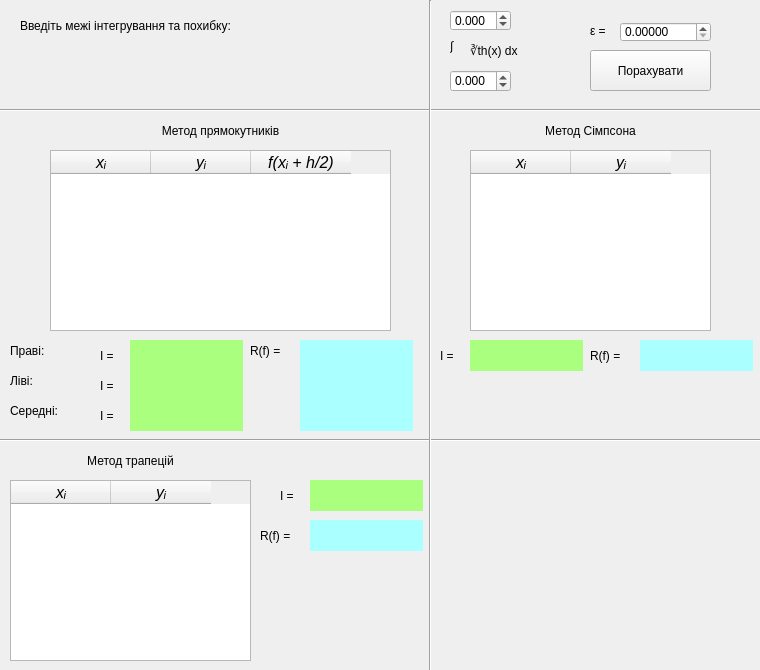
<?xml version="1.0" encoding="UTF-8"?>
<ui version="4.0">
 <class>MainWindow</class>
 <widget class="QMainWindow" name="MainWindow">
  <property name="geometry">
   <rect>
    <x>0</x>
    <y>0</y>
    <width>760</width>
    <height>670</height>
   </rect>
  </property>
  <property name="minimumSize">
   <size>
    <width>760</width>
    <height>670</height>
   </size>
  </property>
  <property name="maximumSize">
   <size>
    <width>760</width>
    <height>670</height>
   </size>
  </property>
  <property name="windowTitle">
   <string>Інтегрування</string>
  </property>
  <widget class="QWidget" name="centralwidget">
   <widget class="QLabel" name="label">
    <property name="geometry">
     <rect>
      <x>470</x>
      <y>30</y>
      <width>101</width>
      <height>41</height>
     </rect>
    </property>
    <property name="styleSheet">
     <string notr="true">
font: italic 20pt &quot;Segoe UI Light&quot;;</string>
    </property>
    <property name="text">
     <string>∛th(x) dx</string>
    </property>
   </widget>
   <widget class="QLabel" name="label_2">
    <property name="geometry">
     <rect>
      <x>450</x>
      <y>20</y>
      <width>21</width>
      <height>51</height>
     </rect>
    </property>
    <property name="styleSheet">
     <string notr="true">font: 25 italic 26pt &quot;Segoe UI Light&quot;;</string>
    </property>
    <property name="text">
     <string>∫</string>
    </property>
   </widget>
   <widget class="QDoubleSpinBox" name="b">
    <property name="geometry">
     <rect>
      <x>450</x>
      <y>10</y>
      <width>61</width>
      <height>21</height>
     </rect>
    </property>
    <property name="styleSheet">
     <string notr="true">font: 25 12pt &quot;Segoe UI Light&quot;;</string>
    </property>
    <property name="decimals">
     <number>3</number>
    </property>
    <property name="minimum">
     <double>-20.000000000000000</double>
    </property>
    <property name="maximum">
     <double>20.989999999999998</double>
    </property>
    <property name="singleStep">
     <double>0.500000000000000</double>
    </property>
   </widget>
   <widget class="QDoubleSpinBox" name="a">
    <property name="geometry">
     <rect>
      <x>450</x>
      <y>70</y>
      <width>61</width>
      <height>22</height>
     </rect>
    </property>
    <property name="styleSheet">
     <string notr="true">font: 25 12pt &quot;Segoe UI Light&quot;;</string>
    </property>
    <property name="decimals">
     <number>3</number>
    </property>
    <property name="minimum">
     <double>-20.000000000000000</double>
    </property>
    <property name="maximum">
     <double>20.989999999999998</double>
    </property>
   </widget>
   <widget class="QLabel" name="label_3">
    <property name="geometry">
     <rect>
      <x>50</x>
      <y>110</y>
      <width>341</width>
      <height>41</height>
     </rect>
    </property>
    <property name="styleSheet">
     <string notr="true">font: italic 16pt &quot;Segoe UI&quot;;</string>
    </property>
    <property name="text">
     <string>Метод прямокутників</string>
    </property>
    <property name="alignment">
     <set>Qt::AlignCenter</set>
    </property>
   </widget>
   <widget class="QLabel" name="label_4">
    <property name="geometry">
     <rect>
      <x>10</x>
      <y>440</y>
      <width>241</width>
      <height>41</height>
     </rect>
    </property>
    <property name="styleSheet">
     <string notr="true">font: italic 16pt &quot;Segoe UI&quot;;</string>
    </property>
    <property name="text">
     <string>Метод трапецій</string>
    </property>
    <property name="alignment">
     <set>Qt::AlignCenter</set>
    </property>
   </widget>
   <widget class="QLabel" name="label_5">
    <property name="geometry">
     <rect>
      <x>470</x>
      <y>110</y>
      <width>241</width>
      <height>41</height>
     </rect>
    </property>
    <property name="styleSheet">
     <string notr="true">font: italic 16pt &quot;Segoe UI&quot;;</string>
    </property>
    <property name="text">
     <string>Метод Сімпсона</string>
    </property>
    <property name="alignment">
     <set>Qt::AlignCenter</set>
    </property>
   </widget>
   <widget class="QDoubleSpinBox" name="eps">
    <property name="geometry">
     <rect>
      <x>620</x>
      <y>22</y>
      <width>91</width>
      <height>20</height>
     </rect>
    </property>
    <property name="styleSheet">
     <string notr="true">font: 25 12pt &quot;Segoe UI Light&quot;;</string>
    </property>
    <property name="decimals">
     <number>5</number>
    </property>
    <property name="maximum">
     <double>0.990000000000000</double>
    </property>
   </widget>
   <widget class="QLabel" name="label_6">
    <property name="geometry">
     <rect>
      <x>590</x>
      <y>20</y>
      <width>31</width>
      <height>21</height>
     </rect>
    </property>
    <property name="styleSheet">
     <string notr="true">font: italic 16pt &quot;Segoe UI Light&quot;;</string>
    </property>
    <property name="text">
     <string>ε =</string>
    </property>
   </widget>
   <widget class="QTableWidget" name="tableRiemann">
    <property name="geometry">
     <rect>
      <x>50</x>
      <y>150</y>
      <width>341</width>
      <height>181</height>
     </rect>
    </property>
    <property name="styleSheet">
     <string notr="true">font: 12pt &quot;Segoe UI&quot;;</string>
    </property>
    <property name="horizontalScrollBarPolicy">
     <enum>Qt::ScrollBarAlwaysOff</enum>
    </property>
    <property name="editTriggers">
     <set>QAbstractItemView::NoEditTriggers</set>
    </property>
    <column>
     <property name="text">
      <string>xᵢ</string>
     </property>
     <property name="font">
      <font>
       <family>Segoe UI</family>
       <pointsize>12</pointsize>
       <italic>true</italic>
      </font>
     </property>
    </column>
    <column>
     <property name="text">
      <string>yᵢ</string>
     </property>
     <property name="font">
      <font>
       <pointsize>12</pointsize>
       <italic>true</italic>
      </font>
     </property>
    </column>
    <column>
     <property name="text">
      <string>f(xᵢ + h/2)</string>
     </property>
     <property name="font">
      <font>
       <pointsize>12</pointsize>
       <italic>true</italic>
      </font>
     </property>
    </column>
   </widget>
   <widget class="QTableWidget" name="tableSimpson">
    <property name="geometry">
     <rect>
      <x>470</x>
      <y>150</y>
      <width>241</width>
      <height>181</height>
     </rect>
    </property>
    <property name="styleSheet">
     <string notr="true">font: 12pt &quot;Segoe UI&quot;;</string>
    </property>
    <property name="horizontalScrollBarPolicy">
     <enum>Qt::ScrollBarAlwaysOff</enum>
    </property>
    <property name="editTriggers">
     <set>QAbstractItemView::NoEditTriggers</set>
    </property>
    <column>
     <property name="text">
      <string>xᵢ</string>
     </property>
     <property name="font">
      <font>
       <family>Segoe UI</family>
       <pointsize>12</pointsize>
       <italic>true</italic>
      </font>
     </property>
    </column>
    <column>
     <property name="text">
      <string>yᵢ</string>
     </property>
     <property name="font">
      <font>
       <pointsize>12</pointsize>
       <italic>true</italic>
      </font>
     </property>
    </column>
   </widget>
   <widget class="QTableWidget" name="tableTrapezoidal">
    <property name="geometry">
     <rect>
      <x>10</x>
      <y>480</y>
      <width>241</width>
      <height>181</height>
     </rect>
    </property>
    <property name="styleSheet">
     <string notr="true">font: 12pt &quot;Segoe UI&quot;;</string>
    </property>
    <property name="horizontalScrollBarPolicy">
     <enum>Qt::ScrollBarAlwaysOff</enum>
    </property>
    <property name="editTriggers">
     <set>QAbstractItemView::NoEditTriggers</set>
    </property>
    <column>
     <property name="text">
      <string>xᵢ</string>
     </property>
     <property name="font">
      <font>
       <family>Segoe UI</family>
       <pointsize>12</pointsize>
       <italic>true</italic>
      </font>
     </property>
    </column>
    <column>
     <property name="text">
      <string>yᵢ</string>
     </property>
     <property name="font">
      <font>
       <pointsize>12</pointsize>
       <italic>true</italic>
      </font>
     </property>
    </column>
   </widget>
   <widget class="QPushButton" name="calculate">
    <property name="geometry">
     <rect>
      <x>590</x>
      <y>50</y>
      <width>121</width>
      <height>41</height>
     </rect>
    </property>
    <property name="styleSheet">
     <string notr="true">font: 16pt &quot;Segoe UI Light&quot;;</string>
    </property>
    <property name="text">
     <string>Порахувати</string>
    </property>
   </widget>
   <widget class="QLabel" name="label_7">
    <property name="geometry">
     <rect>
      <x>100</x>
      <y>340</y>
      <width>31</width>
      <height>31</height>
     </rect>
    </property>
    <property name="styleSheet">
     <string notr="true">font: 25 italic 14pt &quot;Segoe UI Light&quot;;</string>
    </property>
    <property name="text">
     <string>I = </string>
    </property>
   </widget>
   <widget class="QLabel" name="label_8">
    <property name="geometry">
     <rect>
      <x>100</x>
      <y>370</y>
      <width>31</width>
      <height>31</height>
     </rect>
    </property>
    <property name="styleSheet">
     <string notr="true">font: 25 italic 14pt &quot;Segoe UI Light&quot;;</string>
    </property>
    <property name="text">
     <string>I = </string>
    </property>
   </widget>
   <widget class="QLabel" name="label_9">
    <property name="geometry">
     <rect>
      <x>100</x>
      <y>400</y>
      <width>31</width>
      <height>31</height>
     </rect>
    </property>
    <property name="styleSheet">
     <string notr="true">font: 25 italic 14pt &quot;Segoe UI Light&quot;;</string>
    </property>
    <property name="text">
     <string>I = </string>
    </property>
   </widget>
   <widget class="QLabel" name="label_10">
    <property name="geometry">
     <rect>
      <x>10</x>
      <y>340</y>
      <width>51</width>
      <height>21</height>
     </rect>
    </property>
    <property name="styleSheet">
     <string notr="true">font: italic 14pt &quot;Segoe UI Light&quot;;</string>
    </property>
    <property name="text">
     <string>Праві:</string>
    </property>
   </widget>
   <widget class="QLabel" name="label_11">
    <property name="geometry">
     <rect>
      <x>10</x>
      <y>370</y>
      <width>51</width>
      <height>21</height>
     </rect>
    </property>
    <property name="styleSheet">
     <string notr="true">font: italic 14pt &quot;Segoe UI Light&quot;;</string>
    </property>
    <property name="text">
     <string>Ліві:</string>
    </property>
   </widget>
   <widget class="QLabel" name="label_12">
    <property name="geometry">
     <rect>
      <x>10</x>
      <y>400</y>
      <width>71</width>
      <height>21</height>
     </rect>
    </property>
    <property name="styleSheet">
     <string notr="true">font: italic 14pt &quot;Segoe UI Light&quot;;</string>
    </property>
    <property name="text">
     <string>Середні:</string>
    </property>
   </widget>
   <widget class="QLineEdit" name="integralRight">
    <property name="geometry">
     <rect>
      <x>130</x>
      <y>340</y>
      <width>113</width>
      <height>31</height>
     </rect>
    </property>
    <property name="styleSheet">
     <string notr="true">background-color: rgb(170, 255, 127);
font: 12pt &quot;Segoe UI&quot;;</string>
    </property>
    <property name="frame">
     <bool>false</bool>
    </property>
    <property name="readOnly">
     <bool>true</bool>
    </property>
   </widget>
   <widget class="QLineEdit" name="integralLeft">
    <property name="geometry">
     <rect>
      <x>130</x>
      <y>370</y>
      <width>113</width>
      <height>31</height>
     </rect>
    </property>
    <property name="styleSheet">
     <string notr="true">background-color: rgb(170, 255, 127);
font: 12pt &quot;Segoe UI&quot;;</string>
    </property>
    <property name="frame">
     <bool>false</bool>
    </property>
    <property name="readOnly">
     <bool>true</bool>
    </property>
   </widget>
   <widget class="QLineEdit" name="integralMidpoint">
    <property name="geometry">
     <rect>
      <x>130</x>
      <y>400</y>
      <width>113</width>
      <height>31</height>
     </rect>
    </property>
    <property name="styleSheet">
     <string notr="true">background-color: rgb(170, 255, 127);
font: 12pt &quot;Segoe UI&quot;;</string>
    </property>
    <property name="frame">
     <bool>false</bool>
    </property>
    <property name="readOnly">
     <bool>true</bool>
    </property>
   </widget>
   <widget class="QLineEdit" name="integralSimpson">
    <property name="geometry">
     <rect>
      <x>470</x>
      <y>340</y>
      <width>113</width>
      <height>31</height>
     </rect>
    </property>
    <property name="styleSheet">
     <string notr="true">background-color: rgb(170, 255, 127);
font: 12pt &quot;Segoe UI&quot;;</string>
    </property>
    <property name="frame">
     <bool>false</bool>
    </property>
    <property name="readOnly">
     <bool>true</bool>
    </property>
   </widget>
   <widget class="QLabel" name="label_13">
    <property name="geometry">
     <rect>
      <x>440</x>
      <y>340</y>
      <width>31</width>
      <height>31</height>
     </rect>
    </property>
    <property name="styleSheet">
     <string notr="true">font: 25 italic 14pt &quot;Segoe UI Light&quot;;</string>
    </property>
    <property name="text">
     <string>I = </string>
    </property>
   </widget>
   <widget class="Line" name="line_2">
    <property name="geometry">
     <rect>
      <x>-40</x>
      <y>90</y>
      <width>801</width>
      <height>41</height>
     </rect>
    </property>
    <property name="orientation">
     <enum>Qt::Horizontal</enum>
    </property>
   </widget>
   <widget class="QLabel" name="label_15">
    <property name="geometry">
     <rect>
      <x>250</x>
      <y>340</y>
      <width>51</width>
      <height>21</height>
     </rect>
    </property>
    <property name="styleSheet">
     <string notr="true">font: italic 14pt &quot;Segoe UI Light&quot;;</string>
    </property>
    <property name="text">
     <string>R(f) = </string>
    </property>
   </widget>
   <widget class="QLineEdit" name="errorRiemannRight">
    <property name="geometry">
     <rect>
      <x>300</x>
      <y>340</y>
      <width>113</width>
      <height>31</height>
     </rect>
    </property>
    <property name="styleSheet">
     <string notr="true">background-color: rgb(170, 255, 255);
font: 12pt &quot;Segoe UI&quot;;</string>
    </property>
    <property name="frame">
     <bool>false</bool>
    </property>
    <property name="readOnly">
     <bool>true</bool>
    </property>
   </widget>
   <widget class="QLabel" name="label_16">
    <property name="geometry">
     <rect>
      <x>590</x>
      <y>340</y>
      <width>51</width>
      <height>31</height>
     </rect>
    </property>
    <property name="styleSheet">
     <string notr="true">font: italic 14pt &quot;Segoe UI Light&quot;;</string>
    </property>
    <property name="text">
     <string>R(f) = </string>
    </property>
   </widget>
   <widget class="QLineEdit" name="errorSimpson">
    <property name="geometry">
     <rect>
      <x>640</x>
      <y>340</y>
      <width>113</width>
      <height>31</height>
     </rect>
    </property>
    <property name="styleSheet">
     <string notr="true">background-color: rgb(170, 255, 255);
font: 12pt &quot;Segoe UI&quot;;</string>
    </property>
    <property name="frame">
     <bool>false</bool>
    </property>
    <property name="readOnly">
     <bool>true</bool>
    </property>
   </widget>
   <widget class="QLabel" name="label_17">
    <property name="geometry">
     <rect>
      <x>260</x>
      <y>520</y>
      <width>51</width>
      <height>31</height>
     </rect>
    </property>
    <property name="styleSheet">
     <string notr="true">font: italic 14pt &quot;Segoe UI Light&quot;;</string>
    </property>
    <property name="text">
     <string>R(f) = </string>
    </property>
   </widget>
   <widget class="QLineEdit" name="errorTrapezoidal">
    <property name="geometry">
     <rect>
      <x>310</x>
      <y>520</y>
      <width>113</width>
      <height>31</height>
     </rect>
    </property>
    <property name="styleSheet">
     <string notr="true">background-color: rgb(170, 255, 255);
font: 12pt &quot;Segoe UI&quot;;</string>
    </property>
    <property name="frame">
     <bool>false</bool>
    </property>
    <property name="readOnly">
     <bool>true</bool>
    </property>
   </widget>
   <widget class="QLineEdit" name="integralTrapezoidal">
    <property name="geometry">
     <rect>
      <x>310</x>
      <y>480</y>
      <width>113</width>
      <height>31</height>
     </rect>
    </property>
    <property name="styleSheet">
     <string notr="true">background-color: rgb(170, 255, 127);
font: 12pt &quot;Segoe UI&quot;;</string>
    </property>
    <property name="frame">
     <bool>false</bool>
    </property>
    <property name="readOnly">
     <bool>true</bool>
    </property>
   </widget>
   <widget class="QLineEdit" name="errorRiemannMidpoint">
    <property name="geometry">
     <rect>
      <x>300</x>
      <y>400</y>
      <width>113</width>
      <height>31</height>
     </rect>
    </property>
    <property name="styleSheet">
     <string notr="true">background-color: rgb(170, 255, 255);
font: 12pt &quot;Segoe UI&quot;;</string>
    </property>
    <property name="frame">
     <bool>false</bool>
    </property>
    <property name="readOnly">
     <bool>true</bool>
    </property>
   </widget>
   <widget class="QLineEdit" name="errorRiemannLeft">
    <property name="geometry">
     <rect>
      <x>300</x>
      <y>370</y>
      <width>113</width>
      <height>31</height>
     </rect>
    </property>
    <property name="styleSheet">
     <string notr="true">background-color: rgb(170, 255, 255);
font: 12pt &quot;Segoe UI&quot;;</string>
    </property>
    <property name="frame">
     <bool>false</bool>
    </property>
    <property name="readOnly">
     <bool>true</bool>
    </property>
   </widget>
   <widget class="QLabel" name="label_18">
    <property name="geometry">
     <rect>
      <x>280</x>
      <y>480</y>
      <width>31</width>
      <height>31</height>
     </rect>
    </property>
    <property name="styleSheet">
     <string notr="true">font: 25 italic 14pt &quot;Segoe UI Light&quot;;</string>
    </property>
    <property name="text">
     <string>I = </string>
    </property>
   </widget>
   <widget class="Line" name="line_3">
    <property name="geometry">
     <rect>
      <x>0</x>
      <y>420</y>
      <width>831</width>
      <height>41</height>
     </rect>
    </property>
    <property name="orientation">
     <enum>Qt::Horizontal</enum>
    </property>
   </widget>
   <widget class="Line" name="line">
    <property name="geometry">
     <rect>
      <x>420</x>
      <y>0</y>
      <width>20</width>
      <height>671</height>
     </rect>
    </property>
    <property name="orientation">
     <enum>Qt::Vertical</enum>
    </property>
   </widget>
   <widget class="QLabel" name="label_14">
    <property name="geometry">
     <rect>
      <x>20</x>
      <y>10</y>
      <width>401</width>
      <height>31</height>
     </rect>
    </property>
    <property name="styleSheet">
     <string notr="true">font: italic 16pt &quot;Segoe UI&quot;;</string>
    </property>
    <property name="text">
     <string>Введіть межі інтегрування та похибку:</string>
    </property>
   </widget>
   <widget class="QLabel" name="warning">
    <property name="geometry">
     <rect>
      <x>20</x>
      <y>40</y>
      <width>401</width>
      <height>31</height>
     </rect>
    </property>
    <property name="styleSheet">
     <string notr="true">font: italic 16pt &quot;Segoe UI&quot;;
color: rgb(170, 0, 0);</string>
    </property>
    <property name="text">
     <string/>
    </property>
   </widget>
  </widget>
 </widget>
 <resources/>
 <connections/>
</ui>
